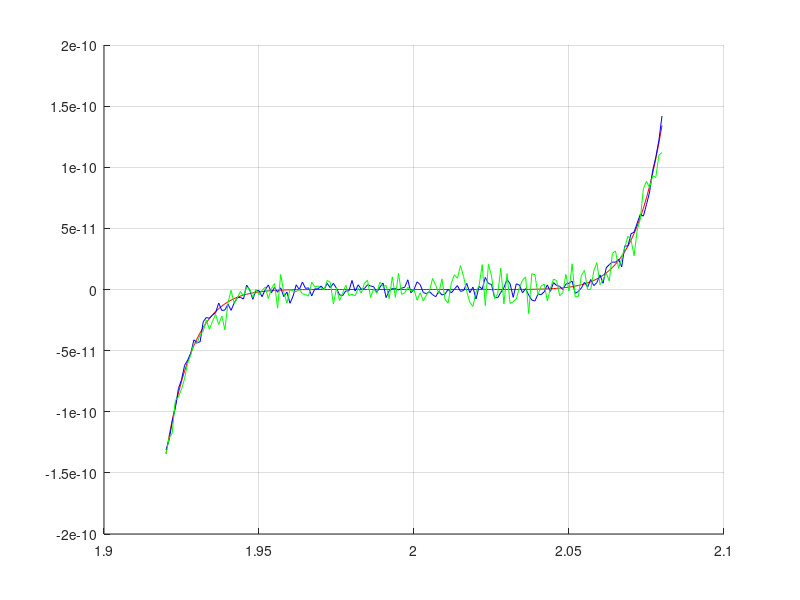

Here is the MATLAB script that generated this plot:
function numerics()
clc
clear all
close

 
coeffs = [1 -18 144 -672 2016 -4032 5376 -4608 2304 -512];

x = linspace(1.920, 2.080, 161);

power = (x - 2) .^ 9;
poly = polyval(coeffs, x);

figure(1)
hold on
grid on
plot(x, power, 'r');
plot(x, poly, 'b');
plot(x, sorted_poly(coeffs, x), 'g');
hold off
end

function vals = sorted_poly(coeffs, x)

    order = length(coeffs)
    vals = zeros(size(x));

    for i = 1:length(x)
        inter = coeffs .* x(i) .^ (order-1:-1:0);
        inter = sort(inter);
        for j = 1:order/2
            vals(i) = vals(i) + inter(j) + inter(order - j + 1);
        end
    end
end